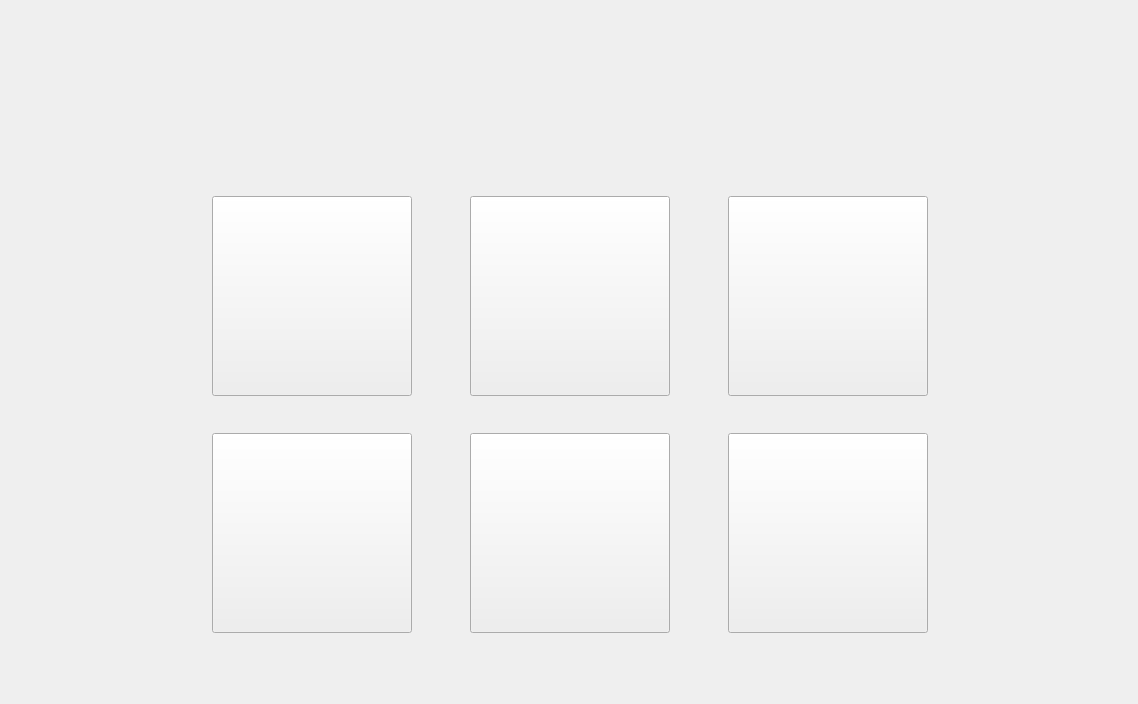
<?xml version="1.0" encoding="UTF-8"?>
<ui version="4.0">
 <class>MainWindow</class>
 <widget class="QMainWindow" name="MainWindow">
  <property name="geometry">
   <rect>
    <x>0</x>
    <y>0</y>
    <width>1138</width>
    <height>704</height>
   </rect>
  </property>
  <property name="minimumSize">
   <size>
    <width>150</width>
    <height>150</height>
   </size>
  </property>
  <property name="windowTitle">
   <string>MainWindow</string>
  </property>
  <property name="iconSize">
   <size>
    <width>100</width>
    <height>300</height>
   </size>
  </property>
  <widget class="QWidget" name="centralwidget">
   <widget class="QLabel" name="label">
    <property name="geometry">
     <rect>
      <x>0</x>
      <y>-20</y>
      <width>1141</width>
      <height>961</height>
     </rect>
    </property>
    <property name="text">
     <string/>
    </property>
    <property name="pixmap">
     <pixmap>images/fon2.png</pixmap>
    </property>
    <property name="scaledContents">
     <bool>true</bool>
    </property>
   </widget>
   <widget class="QWidget" name="gridLayoutWidget">
    <property name="geometry">
     <rect>
      <x>160</x>
      <y>140</y>
      <width>820</width>
      <height>501</height>
     </rect>
    </property>
    <layout class="QGridLayout" name="gridLayout">
     <item row="0" column="0">
      <widget class="QPushButton" name="pushButton_2">
       <property name="minimumSize">
        <size>
         <width>200</width>
         <height>200</height>
        </size>
       </property>
       <property name="maximumSize">
        <size>
         <width>150</width>
         <height>150</height>
        </size>
       </property>
       <property name="text">
        <string/>
       </property>
       <property name="icon">
        <iconset>
         <normaloff>images/Food/cat_food.jpg</normaloff>images/Food/cat_food.jpg</iconset>
       </property>
       <property name="iconSize">
        <size>
         <width>370</width>
         <height>360</height>
        </size>
       </property>
       <property name="autoRepeat">
        <bool>false</bool>
       </property>
       <property name="autoExclusive">
        <bool>false</bool>
       </property>
      </widget>
     </item>
     <item row="1" column="1">
      <widget class="QPushButton" name="pushButton_5">
       <property name="minimumSize">
        <size>
         <width>200</width>
         <height>200</height>
        </size>
       </property>
       <property name="maximumSize">
        <size>
         <width>150</width>
         <height>150</height>
        </size>
       </property>
       <property name="text">
        <string/>
       </property>
       <property name="icon">
        <iconset>
         <normaloff>images/Food/cat_food.jpg</normaloff>images/Food/cat_food.jpg</iconset>
       </property>
       <property name="iconSize">
        <size>
         <width>100</width>
         <height>100</height>
        </size>
       </property>
      </widget>
     </item>
     <item row="1" column="2">
      <widget class="QPushButton" name="pushButton_3">
       <property name="minimumSize">
        <size>
         <width>200</width>
         <height>200</height>
        </size>
       </property>
       <property name="maximumSize">
        <size>
         <width>150</width>
         <height>150</height>
        </size>
       </property>
       <property name="text">
        <string/>
       </property>
       <property name="icon">
        <iconset>
         <normaloff>images/Food/cat_food.jpg</normaloff>images/Food/cat_food.jpg</iconset>
       </property>
       <property name="iconSize">
        <size>
         <width>100</width>
         <height>100</height>
        </size>
       </property>
      </widget>
     </item>
     <item row="0" column="2">
      <widget class="QPushButton" name="pushButton_4">
       <property name="minimumSize">
        <size>
         <width>200</width>
         <height>200</height>
        </size>
       </property>
       <property name="maximumSize">
        <size>
         <width>150</width>
         <height>150</height>
        </size>
       </property>
       <property name="text">
        <string/>
       </property>
       <property name="icon">
        <iconset>
         <normaloff>images/Food/cat_food.jpg</normaloff>images/Food/cat_food.jpg</iconset>
       </property>
       <property name="iconSize">
        <size>
         <width>100</width>
         <height>100</height>
        </size>
       </property>
      </widget>
     </item>
     <item row="1" column="0">
      <widget class="QPushButton" name="pushButton">
       <property name="minimumSize">
        <size>
         <width>200</width>
         <height>200</height>
        </size>
       </property>
       <property name="maximumSize">
        <size>
         <width>150</width>
         <height>150</height>
        </size>
       </property>
       <property name="text">
        <string/>
       </property>
       <property name="icon">
        <iconset>
         <normaloff>images/Food/cat_food.jpg</normaloff>images/Food/cat_food.jpg</iconset>
       </property>
       <property name="iconSize">
        <size>
         <width>100</width>
         <height>100</height>
        </size>
       </property>
      </widget>
     </item>
     <item row="0" column="1">
      <widget class="QPushButton" name="pushButton_1">
       <property name="minimumSize">
        <size>
         <width>200</width>
         <height>200</height>
        </size>
       </property>
       <property name="maximumSize">
        <size>
         <width>150</width>
         <height>150</height>
        </size>
       </property>
       <property name="text">
        <string/>
       </property>
       <property name="icon">
        <iconset>
         <normaloff>images/Food/cat_food.jpg</normaloff>images/Food/cat_food.jpg</iconset>
       </property>
       <property name="iconSize">
        <size>
         <width>100</width>
         <height>100</height>
        </size>
       </property>
      </widget>
     </item>
    </layout>
   </widget>
  </widget>
 </widget>
 <resources/>
 <connections/>
</ui>
